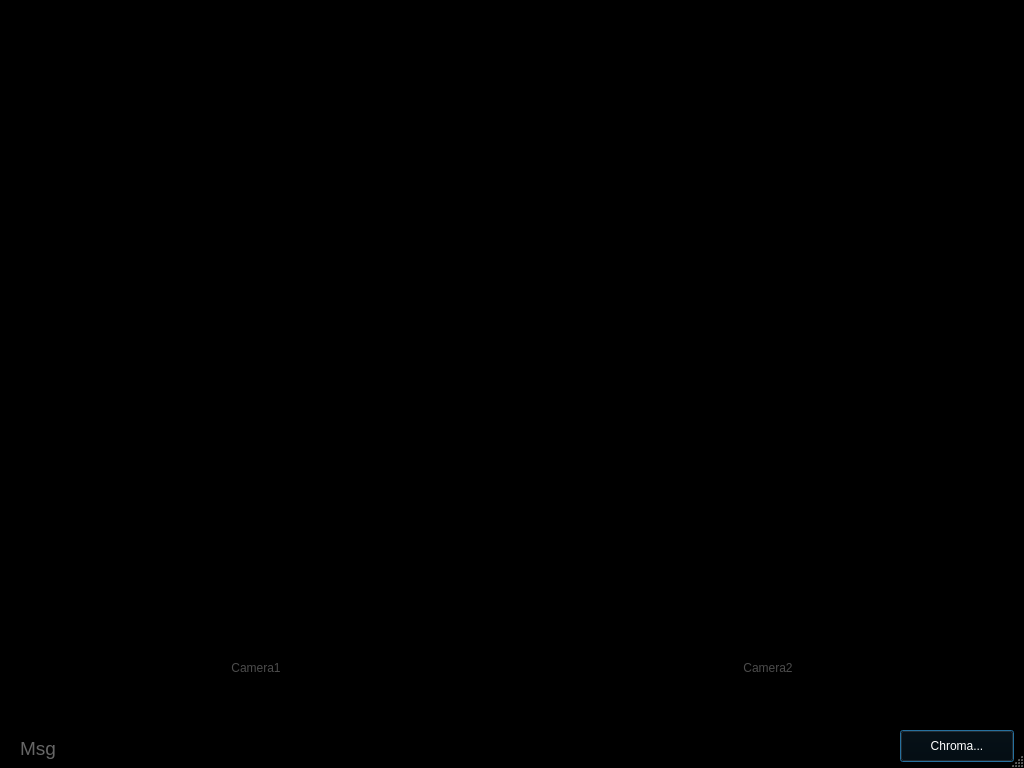
<?xml version="1.0" encoding="UTF-8"?>
<ui version="4.0">
 <author>Kiyo Chinzei (k.chinzei@aist.go.jp) / Small Computings for Clinicals</author>
 <class>MainWindow</class>
 <widget class="QDialog" name="MainWindow">
  <property name="windowModality">
   <enum>Qt::ApplicationModal</enum>
  </property>
  <property name="enabled">
   <bool>true</bool>
  </property>
  <property name="geometry">
   <rect>
    <x>0</x>
    <y>0</y>
    <width>1024</width>
    <height>768</height>
   </rect>
  </property>
  <property name="sizePolicy">
   <sizepolicy hsizetype="Fixed" vsizetype="Fixed">
    <horstretch>0</horstretch>
    <verstretch>0</verstretch>
   </sizepolicy>
  </property>
  <property name="palette">
   <palette>
    <active>
     <colorrole role="WindowText">
      <brush brushstyle="SolidPattern">
       <color alpha="255">
        <red>255</red>
        <green>255</green>
        <blue>255</blue>
       </color>
      </brush>
     </colorrole>
     <colorrole role="Button">
      <brush brushstyle="SolidPattern">
       <color alpha="255">
        <red>0</red>
        <green>0</green>
        <blue>0</blue>
       </color>
      </brush>
     </colorrole>
     <colorrole role="Light">
      <brush brushstyle="SolidPattern">
       <color alpha="255">
        <red>0</red>
        <green>0</green>
        <blue>0</blue>
       </color>
      </brush>
     </colorrole>
     <colorrole role="Midlight">
      <brush brushstyle="SolidPattern">
       <color alpha="255">
        <red>0</red>
        <green>0</green>
        <blue>0</blue>
       </color>
      </brush>
     </colorrole>
     <colorrole role="Dark">
      <brush brushstyle="SolidPattern">
       <color alpha="255">
        <red>0</red>
        <green>0</green>
        <blue>0</blue>
       </color>
      </brush>
     </colorrole>
     <colorrole role="Mid">
      <brush brushstyle="SolidPattern">
       <color alpha="255">
        <red>0</red>
        <green>0</green>
        <blue>0</blue>
       </color>
      </brush>
     </colorrole>
     <colorrole role="Text">
      <brush brushstyle="SolidPattern">
       <color alpha="255">
        <red>255</red>
        <green>255</green>
        <blue>255</blue>
       </color>
      </brush>
     </colorrole>
     <colorrole role="BrightText">
      <brush brushstyle="SolidPattern">
       <color alpha="255">
        <red>255</red>
        <green>255</green>
        <blue>255</blue>
       </color>
      </brush>
     </colorrole>
     <colorrole role="ButtonText">
      <brush brushstyle="SolidPattern">
       <color alpha="255">
        <red>255</red>
        <green>255</green>
        <blue>255</blue>
       </color>
      </brush>
     </colorrole>
     <colorrole role="Base">
      <brush brushstyle="SolidPattern">
       <color alpha="255">
        <red>0</red>
        <green>0</green>
        <blue>0</blue>
       </color>
      </brush>
     </colorrole>
     <colorrole role="Window">
      <brush brushstyle="SolidPattern">
       <color alpha="255">
        <red>0</red>
        <green>0</green>
        <blue>0</blue>
       </color>
      </brush>
     </colorrole>
     <colorrole role="Shadow">
      <brush brushstyle="SolidPattern">
       <color alpha="255">
        <red>0</red>
        <green>0</green>
        <blue>0</blue>
       </color>
      </brush>
     </colorrole>
     <colorrole role="AlternateBase">
      <brush brushstyle="SolidPattern">
       <color alpha="255">
        <red>0</red>
        <green>0</green>
        <blue>0</blue>
       </color>
      </brush>
     </colorrole>
     <colorrole role="ToolTipBase">
      <brush brushstyle="SolidPattern">
       <color alpha="255">
        <red>255</red>
        <green>255</green>
        <blue>220</blue>
       </color>
      </brush>
     </colorrole>
     <colorrole role="ToolTipText">
      <brush brushstyle="SolidPattern">
       <color alpha="255">
        <red>0</red>
        <green>0</green>
        <blue>0</blue>
       </color>
      </brush>
     </colorrole>
    </active>
    <inactive>
     <colorrole role="WindowText">
      <brush brushstyle="SolidPattern">
       <color alpha="255">
        <red>255</red>
        <green>255</green>
        <blue>255</blue>
       </color>
      </brush>
     </colorrole>
     <colorrole role="Button">
      <brush brushstyle="SolidPattern">
       <color alpha="255">
        <red>0</red>
        <green>0</green>
        <blue>0</blue>
       </color>
      </brush>
     </colorrole>
     <colorrole role="Light">
      <brush brushstyle="SolidPattern">
       <color alpha="255">
        <red>0</red>
        <green>0</green>
        <blue>0</blue>
       </color>
      </brush>
     </colorrole>
     <colorrole role="Midlight">
      <brush brushstyle="SolidPattern">
       <color alpha="255">
        <red>0</red>
        <green>0</green>
        <blue>0</blue>
       </color>
      </brush>
     </colorrole>
     <colorrole role="Dark">
      <brush brushstyle="SolidPattern">
       <color alpha="255">
        <red>0</red>
        <green>0</green>
        <blue>0</blue>
       </color>
      </brush>
     </colorrole>
     <colorrole role="Mid">
      <brush brushstyle="SolidPattern">
       <color alpha="255">
        <red>0</red>
        <green>0</green>
        <blue>0</blue>
       </color>
      </brush>
     </colorrole>
     <colorrole role="Text">
      <brush brushstyle="SolidPattern">
       <color alpha="255">
        <red>255</red>
        <green>255</green>
        <blue>255</blue>
       </color>
      </brush>
     </colorrole>
     <colorrole role="BrightText">
      <brush brushstyle="SolidPattern">
       <color alpha="255">
        <red>255</red>
        <green>255</green>
        <blue>255</blue>
       </color>
      </brush>
     </colorrole>
     <colorrole role="ButtonText">
      <brush brushstyle="SolidPattern">
       <color alpha="255">
        <red>255</red>
        <green>255</green>
        <blue>255</blue>
       </color>
      </brush>
     </colorrole>
     <colorrole role="Base">
      <brush brushstyle="SolidPattern">
       <color alpha="255">
        <red>0</red>
        <green>0</green>
        <blue>0</blue>
       </color>
      </brush>
     </colorrole>
     <colorrole role="Window">
      <brush brushstyle="SolidPattern">
       <color alpha="255">
        <red>0</red>
        <green>0</green>
        <blue>0</blue>
       </color>
      </brush>
     </colorrole>
     <colorrole role="Shadow">
      <brush brushstyle="SolidPattern">
       <color alpha="255">
        <red>0</red>
        <green>0</green>
        <blue>0</blue>
       </color>
      </brush>
     </colorrole>
     <colorrole role="AlternateBase">
      <brush brushstyle="SolidPattern">
       <color alpha="255">
        <red>0</red>
        <green>0</green>
        <blue>0</blue>
       </color>
      </brush>
     </colorrole>
     <colorrole role="ToolTipBase">
      <brush brushstyle="SolidPattern">
       <color alpha="255">
        <red>255</red>
        <green>255</green>
        <blue>220</blue>
       </color>
      </brush>
     </colorrole>
     <colorrole role="ToolTipText">
      <brush brushstyle="SolidPattern">
       <color alpha="255">
        <red>0</red>
        <green>0</green>
        <blue>0</blue>
       </color>
      </brush>
     </colorrole>
    </inactive>
    <disabled>
     <colorrole role="WindowText">
      <brush brushstyle="SolidPattern">
       <color alpha="255">
        <red>0</red>
        <green>0</green>
        <blue>0</blue>
       </color>
      </brush>
     </colorrole>
     <colorrole role="Button">
      <brush brushstyle="SolidPattern">
       <color alpha="255">
        <red>0</red>
        <green>0</green>
        <blue>0</blue>
       </color>
      </brush>
     </colorrole>
     <colorrole role="Light">
      <brush brushstyle="SolidPattern">
       <color alpha="255">
        <red>0</red>
        <green>0</green>
        <blue>0</blue>
       </color>
      </brush>
     </colorrole>
     <colorrole role="Midlight">
      <brush brushstyle="SolidPattern">
       <color alpha="255">
        <red>0</red>
        <green>0</green>
        <blue>0</blue>
       </color>
      </brush>
     </colorrole>
     <colorrole role="Dark">
      <brush brushstyle="SolidPattern">
       <color alpha="255">
        <red>0</red>
        <green>0</green>
        <blue>0</blue>
       </color>
      </brush>
     </colorrole>
     <colorrole role="Mid">
      <brush brushstyle="SolidPattern">
       <color alpha="255">
        <red>0</red>
        <green>0</green>
        <blue>0</blue>
       </color>
      </brush>
     </colorrole>
     <colorrole role="Text">
      <brush brushstyle="SolidPattern">
       <color alpha="255">
        <red>0</red>
        <green>0</green>
        <blue>0</blue>
       </color>
      </brush>
     </colorrole>
     <colorrole role="BrightText">
      <brush brushstyle="SolidPattern">
       <color alpha="255">
        <red>255</red>
        <green>255</green>
        <blue>255</blue>
       </color>
      </brush>
     </colorrole>
     <colorrole role="ButtonText">
      <brush brushstyle="SolidPattern">
       <color alpha="255">
        <red>0</red>
        <green>0</green>
        <blue>0</blue>
       </color>
      </brush>
     </colorrole>
     <colorrole role="Base">
      <brush brushstyle="SolidPattern">
       <color alpha="255">
        <red>0</red>
        <green>0</green>
        <blue>0</blue>
       </color>
      </brush>
     </colorrole>
     <colorrole role="Window">
      <brush brushstyle="SolidPattern">
       <color alpha="255">
        <red>0</red>
        <green>0</green>
        <blue>0</blue>
       </color>
      </brush>
     </colorrole>
     <colorrole role="Shadow">
      <brush brushstyle="SolidPattern">
       <color alpha="255">
        <red>0</red>
        <green>0</green>
        <blue>0</blue>
       </color>
      </brush>
     </colorrole>
     <colorrole role="AlternateBase">
      <brush brushstyle="SolidPattern">
       <color alpha="255">
        <red>0</red>
        <green>0</green>
        <blue>0</blue>
       </color>
      </brush>
     </colorrole>
     <colorrole role="ToolTipBase">
      <brush brushstyle="SolidPattern">
       <color alpha="255">
        <red>255</red>
        <green>255</green>
        <blue>220</blue>
       </color>
      </brush>
     </colorrole>
     <colorrole role="ToolTipText">
      <brush brushstyle="SolidPattern">
       <color alpha="255">
        <red>0</red>
        <green>0</green>
        <blue>0</blue>
       </color>
      </brush>
     </colorrole>
    </disabled>
   </palette>
  </property>
  <property name="windowTitle">
   <string>Chromakey2</string>
  </property>
  <property name="autoFillBackground">
   <bool>true</bool>
  </property>
  <property name="sizeGripEnabled">
   <bool>true</bool>
  </property>
  <widget class="EndoView" name="viewL" native="true">
   <property name="geometry">
    <rect>
     <x>0</x>
     <y>128</y>
     <width>512</width>
     <height>512</height>
    </rect>
   </property>
   <property name="sizePolicy">
    <sizepolicy hsizetype="Fixed" vsizetype="Fixed">
     <horstretch>0</horstretch>
     <verstretch>0</verstretch>
    </sizepolicy>
   </property>
   <property name="minimumSize">
    <size>
     <width>480</width>
     <height>480</height>
    </size>
   </property>
   <property name="layoutDirection">
    <enum>Qt::LeftToRight</enum>
   </property>
   <property name="autoFillBackground">
    <bool>false</bool>
   </property>
   <property name="lineWidth" stdset="0">
    <number>0</number>
   </property>
   <property name="midLineWidth" stdset="0">
    <number>0</number>
   </property>
  </widget>
  <widget class="EndoView" name="viewR" native="true">
   <property name="geometry">
    <rect>
     <x>512</x>
     <y>128</y>
     <width>512</width>
     <height>512</height>
    </rect>
   </property>
   <property name="sizePolicy">
    <sizepolicy hsizetype="Fixed" vsizetype="Fixed">
     <horstretch>0</horstretch>
     <verstretch>0</verstretch>
    </sizepolicy>
   </property>
   <property name="minimumSize">
    <size>
     <width>480</width>
     <height>480</height>
    </size>
   </property>
   <property name="layoutDirection">
    <enum>Qt::LeftToRight</enum>
   </property>
   <property name="autoFillBackground">
    <bool>false</bool>
   </property>
   <property name="lineWidth" stdset="0">
    <number>0</number>
   </property>
   <property name="midLineWidth" stdset="0">
    <number>0</number>
   </property>
   <property name="backgroundBrush" stdset="0">
    <brush brushstyle="NoBrush">
     <color alpha="255">
      <red>0</red>
      <green>0</green>
      <blue>0</blue>
     </color>
    </brush>
   </property>
   <property name="interactive" stdset="0">
    <bool>true</bool>
   </property>
  </widget>
  <widget class="QLabel" name="label_logo">
   <property name="geometry">
    <rect>
     <x>790</x>
     <y>10</y>
     <width>220</width>
     <height>90</height>
    </rect>
   </property>
   <property name="text">
    <string/>
   </property>
   <property name="pixmap">
    <pixmap resource="QResources.qrc">:/images/QResources/aist_90.png</pixmap>
   </property>
   <property name="scaledContents">
    <bool>true</bool>
   </property>
  </widget>
  <widget class="QLabel" name="label_msg">
   <property name="geometry">
    <rect>
     <x>20</x>
     <y>733</y>
     <width>981</width>
     <height>31</height>
    </rect>
   </property>
   <property name="palette">
    <palette>
     <active>
      <colorrole role="WindowText">
       <brush brushstyle="SolidPattern">
        <color alpha="255">
         <red>102</red>
         <green>102</green>
         <blue>102</blue>
        </color>
       </brush>
      </colorrole>
     </active>
     <inactive>
      <colorrole role="WindowText">
       <brush brushstyle="SolidPattern">
        <color alpha="255">
         <red>102</red>
         <green>102</green>
         <blue>102</blue>
        </color>
       </brush>
      </colorrole>
     </inactive>
     <disabled>
      <colorrole role="WindowText">
       <brush brushstyle="SolidPattern">
        <color alpha="255">
         <red>0</red>
         <green>0</green>
         <blue>0</blue>
        </color>
       </brush>
      </colorrole>
     </disabled>
    </palette>
   </property>
   <property name="font">
    <font>
     <pointsize>14</pointsize>
    </font>
   </property>
   <property name="layoutDirection">
    <enum>Qt::LeftToRight</enum>
   </property>
   <property name="text">
    <string>Msg</string>
   </property>
   <property name="alignment">
    <set>Qt::AlignJustify|Qt::AlignVCenter</set>
   </property>
   <property name="wordWrap">
    <bool>true</bool>
   </property>
  </widget>
  <widget class="QPushButton" name="btn_setChroma">
   <property name="geometry">
    <rect>
     <x>900</x>
     <y>730</y>
     <width>114</width>
     <height>32</height>
    </rect>
   </property>
   <property name="text">
    <string>Chroma...</string>
   </property>
  </widget>
  <widget class="QLabel" name="label_camname1">
   <property name="geometry">
    <rect>
     <x>0</x>
     <y>660</y>
     <width>512</width>
     <height>16</height>
    </rect>
   </property>
   <property name="palette">
    <palette>
     <active>
      <colorrole role="WindowText">
       <brush brushstyle="SolidPattern">
        <color alpha="255">
         <red>76</red>
         <green>76</green>
         <blue>76</blue>
        </color>
       </brush>
      </colorrole>
     </active>
     <inactive>
      <colorrole role="WindowText">
       <brush brushstyle="SolidPattern">
        <color alpha="255">
         <red>76</red>
         <green>76</green>
         <blue>76</blue>
        </color>
       </brush>
      </colorrole>
     </inactive>
     <disabled>
      <colorrole role="WindowText">
       <brush brushstyle="SolidPattern">
        <color alpha="255">
         <red>0</red>
         <green>0</green>
         <blue>0</blue>
        </color>
       </brush>
      </colorrole>
     </disabled>
    </palette>
   </property>
   <property name="text">
    <string>Camera1</string>
   </property>
   <property name="alignment">
    <set>Qt::AlignCenter</set>
   </property>
  </widget>
  <widget class="QLabel" name="label_camname2">
   <property name="geometry">
    <rect>
     <x>512</x>
     <y>660</y>
     <width>512</width>
     <height>16</height>
    </rect>
   </property>
   <property name="palette">
    <palette>
     <active>
      <colorrole role="WindowText">
       <brush brushstyle="SolidPattern">
        <color alpha="255">
         <red>76</red>
         <green>76</green>
         <blue>76</blue>
        </color>
       </brush>
      </colorrole>
     </active>
     <inactive>
      <colorrole role="WindowText">
       <brush brushstyle="SolidPattern">
        <color alpha="255">
         <red>76</red>
         <green>76</green>
         <blue>76</blue>
        </color>
       </brush>
      </colorrole>
     </inactive>
     <disabled>
      <colorrole role="WindowText">
       <brush brushstyle="SolidPattern">
        <color alpha="255">
         <red>0</red>
         <green>0</green>
         <blue>0</blue>
        </color>
       </brush>
      </colorrole>
     </disabled>
    </palette>
   </property>
   <property name="text">
    <string>Camera2</string>
   </property>
   <property name="alignment">
    <set>Qt::AlignCenter</set>
   </property>
  </widget>
  <widget class="QLabel" name="label_scc">
   <property name="geometry">
    <rect>
     <x>10</x>
     <y>10</y>
     <width>140</width>
     <height>90</height>
    </rect>
   </property>
   <property name="text">
    <string/>
   </property>
   <property name="pixmap">
    <pixmap resource="QResources.qrc">:/images/QResources/scc_h90.png</pixmap>
   </property>
   <property name="scaledContents">
    <bool>true</bool>
   </property>
  </widget>
 </widget>
 <customwidgets>
  <customwidget>
   <class>EndoView</class>
   <extends>QWidget</extends>
   <header>EndoView.h</header>
  </customwidget>
 </customwidgets>
 <resources>
  <include location="QResources.qrc"/>
 </resources>
 <connections/>
</ui>
